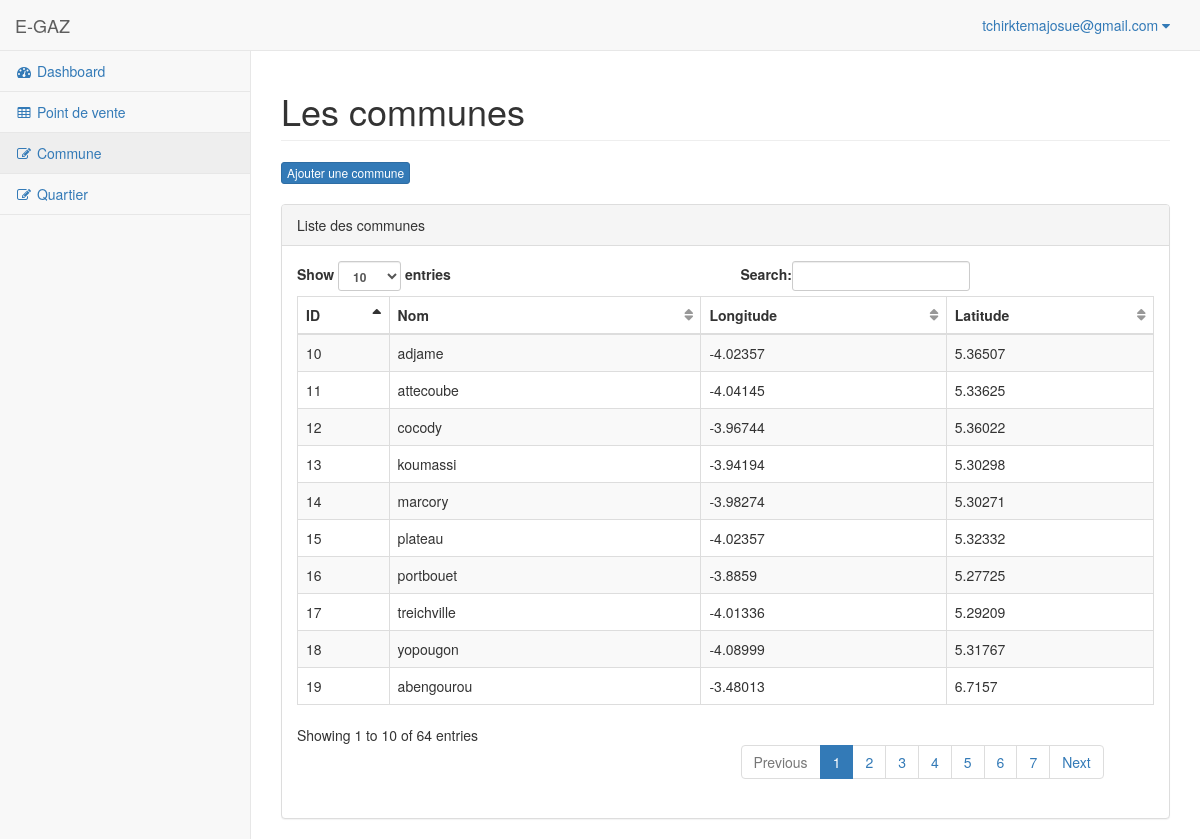
Screenshot of /dashboard/commune.php (signed in) with the database file from the repository.
### tables this page shows
CREATE TABLE `commune` (
  `id` int(11) NOT NULL,
  `nom` varchar(255) NOT NULL,
  `latitude` double NOT NULL,
  `longitude` double NOT NULL
);

### dashboard/commune.php (called while the page is built, shortened)
<?php
   include '../config/database.php';
   $query = "SELECT * FROM commune";
   $results = mysqli_query($db,$query);
 ?>
<?php include 'views/commune.views.php'; ?>

### dashboard/views/commune.views.php (the view, shortened to what this page needs)
<?php include 'partials/_header.php'; ?>
<div id="wrapper">
  <?php include 'partials/_sidebar.php'; ?>
  <div id="page-wrapper">
            <div class="row">
                <div class="col-lg-12">
                    <h1 class="page-header">Les communes</h1>
                    <a href="commune-form.php" class="btn btn-primary btn-xs">Ajouter une commune</a>
                </div>
            </div>
            <br>
            <div class="row">
                <div class="col-lg-12">
                    <div class="panel panel-default">
                        <div class="panel-heading">
                            Liste des communes
                        </div>
                        <div class="panel-body">
                                <table width="100%" class="table table-striped table-bordered table-hover" id="dataTables-example">
                                    <thead>
                                        <tr>
                                            <th>ID</th>
                                            <th>Nom</th>
                                            <th>Longitude</th>
                                            <th>Latitude</th>
                                        </tr>
                                    </thead>
                                    <?php if (mysqli_num_rows($results) > 0) : ?>
                                      <tbody>
                                        <?php while ($row = $results -> fetch_assoc()): ?>
                                          <tr class="gradeA">
                                             <td><?php echo $row['id']; ?></td>
                                              <td><?php echo $row['nom']; ?></td>
                                              <td><?php echo $row['longitude']; ?> </td>
                                              <td><?php echo $row['latitude']; ?> </td>
                                          </tr>
                                        <?php  endwhile ?>
                                    </tbody>
                                    <?php endif; ?>
                                </table>
                        </div>
                    </div>
                </div>
            </div>
</div>

### dashboard/partials/_header.php (shortened to what this page needs)
<!DOCTYPE html>
<html lang="en">
<head>
    <link href="assets/bootstrap/css/bootstrap.min.css" rel="stylesheet">
    <link href="assets/metisMenu/metisMenu.min.css" rel="stylesheet">
    <link href="assets/css/sb-admin-2.css" rel="stylesheet">
    <link rel="stylesheet" href="assets/css/error.css">
    <link href="assets/font-awesome/css/font-awesome.min.css" rel="stylesheet" type="text/css">
</head>
<body>

### dashboard/partials/_sidebar.php (shortened to what this page needs)
<nav class="navbar navbar-default navbar-static-top" role="navigation" style="margin-bottom: 0">
    <div class="navbar-header">
        <a class="navbar-brand" href="dashboard/index.php">E-GAZ</a>
    </div>
    <ul class="nav navbar-top-links navbar-right">
        <li class="dropdown">
            <a class="dropdown-toggle" data-toggle="dropdown" href="#">
                <?php if (isset($_SESSION['admin_in'])): ?>
                    <?php echo $_SESSION['gerant_username']; ?>
                <?php endif; ?>
                <i class="fa fa-caret-down"></i>
            </a>
                </li>
            </ul>
    <div class="navbar-default sidebar" role="navigation">
        <div class="sidebar-nav navbar-collapse">
            <ul class="nav" id="side-menu">
                <li>
                    <a href="index.php"><i class="fa fa-dashboard fa-fw"></i> Dashboard</a>
                </li>
                <li>
                    <a href="point-de-vente.php"><i class="fa fa-table fa-fw"></i> Point de vente</a>
                </li>
                <li>
                    <a href="commune.php"><i class="fa fa-edit fa-fw"></i> Commune</a>
                </li>
                <li>
                    <a href="quartier.php"><i class="fa fa-edit fa-fw"></i> Quartier</a>
                </li>
            </ul>
        </div>
    </div>
</nav>

### dashboard/assets/css/sb-admin-2.css (style rules this page uses)
body { background-color: #f8f8f8; }
#wrapper { width: 100%; }
#page-wrapper { padding: 0 15px; min-height: 568px; background-color: white; }
@media (min-width: 768px) { #page-wrapper { position: inherit; margin: 0 0 0 250px; padding: 0 30px; border-left: 1px solid #e7e7e7; } }
.navbar-top-links { margin-right: 0; }
.navbar-top-links li { display: inline-block; }
.navbar-top-links li:last-child { margin-right: 15px; }
.navbar-top-links li a { padding: 15px; min-height: 50px; }
.sidebar .sidebar-nav.navbar-collapse { padding-left: 0; padding-right: 0; }
.sidebar ul li { border-bottom: 1px solid #e7e7e7; }
.sidebar ul li a.active { background-color: #eeeeee; }
@media (min-width: 768px) { .sidebar { z-index: 1; position: absolute; width: 250px; margin-top: 51px; } }
table.dataTable thead .sorting, table.dataTable thead .sorting_asc, table.dataTable thead .sorting_desc, table.dataTable thead .sorting_asc_disabled, table.dataTable thead .sorting_desc_disabled { background: transparent; }
table.dataTable thead .sorting_asc:after { content: "\f0de"; float: right; font-family: fontawesome; }
table.dataTable thead .sorting:after { content: "\f0dc"; float: right; font-family: fontawesome; color: rgba(50, 50, 50, 0.5); }

### rows the page displays
commune: id "10", nom "adjame", longitude "-4.02357", latitude "5.36507"
commune: id "11", nom "attecoube", longitude "-4.04145", latitude "5.33625"
commune: id "12", nom "cocody", longitude "-3.96744", latitude "5.36022"
commune: id "13", nom "koumassi", longitude "-3.94194", latitude "5.30298"
commune: id "14", nom "marcory", longitude "-3.98274", latitude "5.30271"
commune: id "15", nom "plateau", longitude "-4.02357", latitude "5.32332"
commune: id "16", nom "portbouet", longitude "-3.8859", latitude "5.27725"
commune: id "17", nom "treichville", longitude "-4.01336", latitude "5.29209"
commune: id "18", nom "yopougon", longitude "-4.08999", latitude "5.31767"
commune: id "19", nom "abengourou", longitude "-3.48013", latitude "6.7157"

### other values shown
$_SESSION['gerant_username'] "tchirktemajosue@gmail.com"
